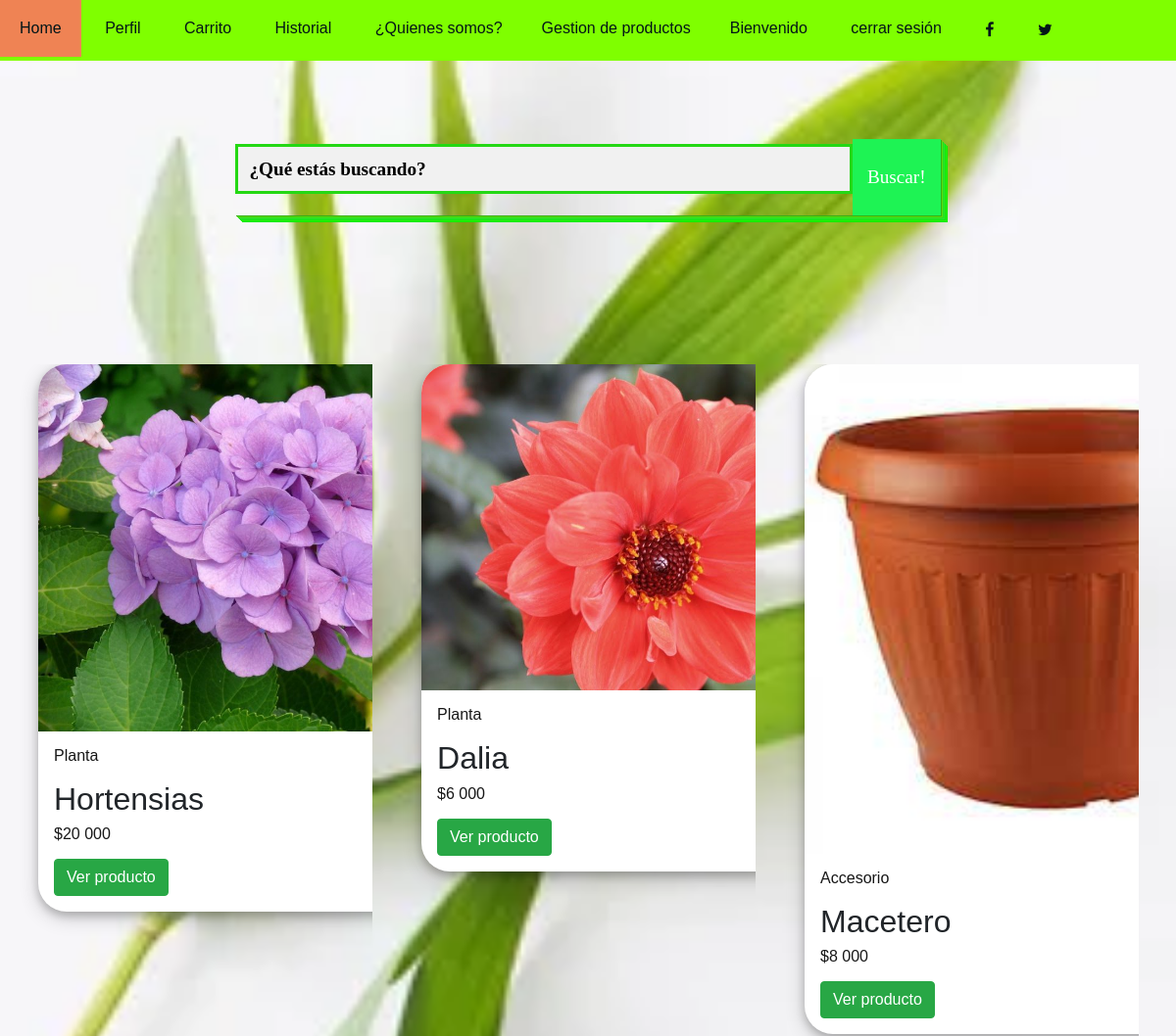
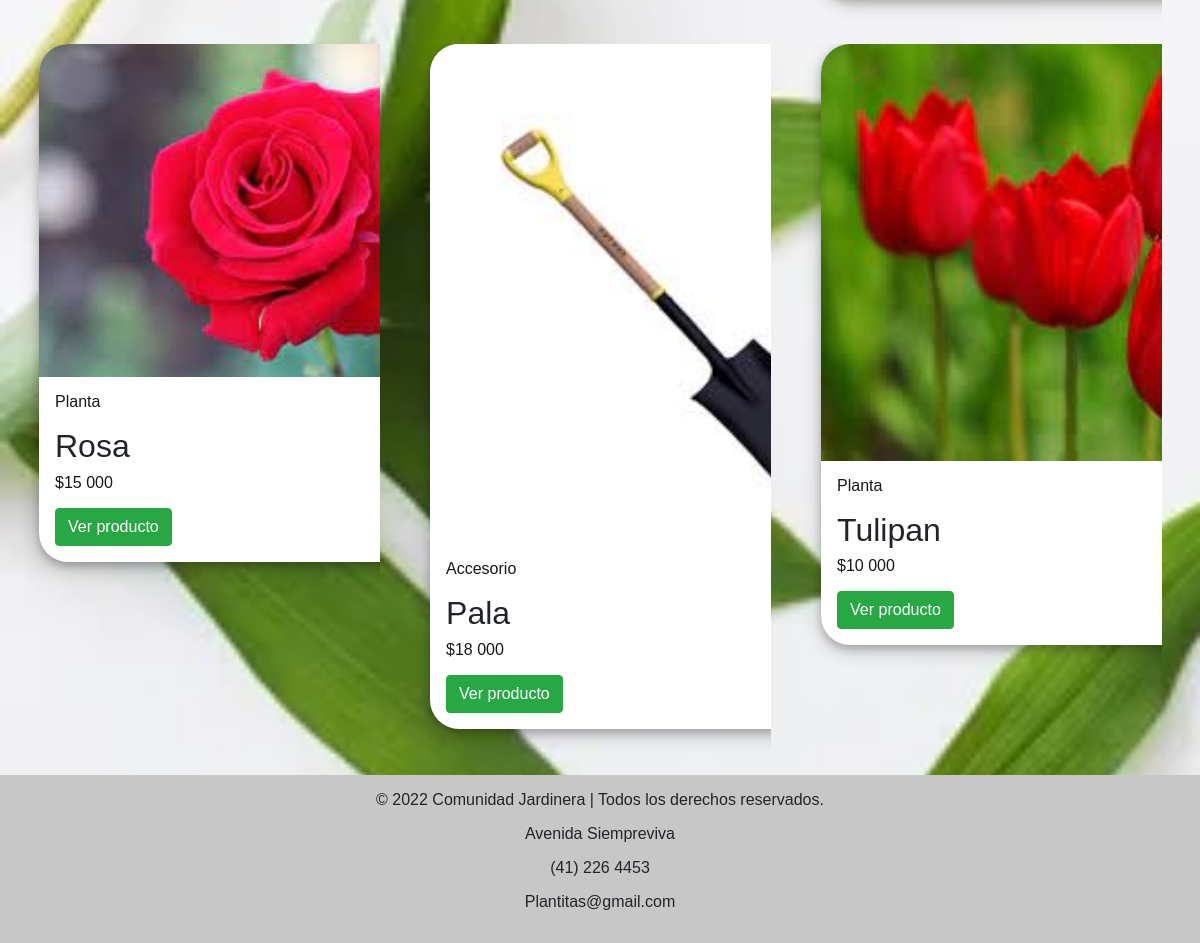
/productos/, run on the app's committed database (2 pictures, top to bottom).
### app/models.py (models this page shows, shortened)
class Producto(models.Model):
    nombre = models.CharField(max_length=51)
    descripcion = models.CharField(max_length=100)
    precio = models.IntegerField()
    categoria = models.ForeignKey(Categoria, on_delete=models.CASCADE)
    cantidad = models.IntegerField(null=True, blank=True)
    imagen = models.ImageField(upload_to="productos/", null=True)

class Categoria(models.Model):
    nombre = models.CharField(max_length=50)
    descripcion = models.CharField(max_length=100)
    def __str__(self):
        return self.nombre

### app/views.py (the view)
# urls.py: path('productos/',productos, name="productos" ),
def productos(request):
    productos = Producto.objects.all()
    data = {
        'productos': productos
    }
    return render(request,'app/productos.html',data)

### app/templates/app/productos.html (shortened to what this page needs)
<!DOCTYPE html>
<html lang="es">
<head>
  <link rel="stylesheet" href="https://cdn.jsdelivr.net/npm/bootstrap@4.6.1/dist/css/bootstrap.min.css">
  {%load static%}
  <link rel="stylesheet" href="{% static 'quienessomos_style.css'%}">
  <link rel="stylesheet" href="https://cdnjs.cloudflare.com/ajax/libs/font-awesome/4.7.0/css/font-awesome.min.css">
</head>
<body>
  <ul class="menu">
    <li><a href="{% url 'home'%}">Home </a> </li>
    <li><a href="{% url 'perfil'%}">Perfil </a> </li>
    <li><a href="{% url 'carrito'%}">Carrito </a> </li>
    <li><a href="{% url 'historial'%}">Historial</a> </li>
    <li><a href="{% url 'quienes'%}">¿Quienes somos? </a>
    <li><a href="{% url 'admproducto'%}">Gestion de productos</a>
      <li>
        <a href="#">Bienvenido {{user.username}}</a>
    </li>
    <li>
            <a href="{% url 'logout'%}">cerrar sesión</a>
        </li>
    <li><a href="#" class="fa fa-facebook"></a></li>
    <li><a href="#" class="fa fa-twitter"></a></li>
  </ul>
  <div class="field" id="searchform">
    <input type="text" id="searchterm" placeholder="¿Qué estás buscando?" />
    <button type="button" id="search">Buscar!</button>
  </div>
  <br>
  <br>
  <br>
  {% load humanize %}
  <div class="row">
{% for p in productos %}
    <div class="column">
      <div class="card">
        <img src="{{p.imagen.url}}"class="card-img-top"alt="..." />
        <div class="container">
          <p class="title">{{p.categoria}}</p>
          <h2>{{p.nombre}}</h2>
          <p class="title">${{p.precio | intcomma}}</p>
            <a href="{% url 'verProducto' p.id %}" class="btn btn-success">Ver producto</a>
        </div>
      </div>
    </div>
{% endfor %}
  </div>
  <footer class="bg-light text-center text-lg-start footer-style">
    <div class="text-center p-3" style="background-color: rgba(0, 0, 0, 0.2);">
      <p>© 2022 Comunidad Jardinera | Todos los derechos reservados.</p>
      <p> Avenida Siempreviva </p>
      <p> (41) 226 4453</p>
      <p> Plantitas@gmail.com</p>
    </div>
  </footer>
</body>
</html>

### app/static/quienessomos_style.css (style rules this page uses)
* { overflow-x: hidden; }
body { margin: 0; padding: 0; background: url(img/fondo2.jpg); background-size: cover; }
.menu { list-style:none; padding: 0; background:chartreuse; ; width:100%; max-width: 1900px; margin: auto; }
.menu li a { text-decoration: none; color: rgb(3, 21, 24); padding: 20px; display: block; }
.menu li { display: inline-block; text-align: center; }
body { font-family: 'Franklin Gothic Medium', 'Arial Narrow', Arial, sans-serif ; }
.row { display: flex; flex-wrap: wrap; padding: 0 4px; }
* { margin:0; padding:0; font:12pt Arial; }
.field { display:flex; position:realtive; margin:5em auto; width:60%; flex-direction:row; box-shadow: 1px 1px 0 rgb(50, 176, 21), 2px 2px 0 rgb(92, 220, 12), 3px 3px 0 rgb(32, 224, 36), 4px 4px 0 rgb(51, 224, 38), 5px 5px 0 rgb(12, 232, 19), 6px 6px 0 rgb(41, 239, 6), 7px 7px 0 rgb(16, 235, 4) ; }
.field>input[type=text], .field>button { display:block; font:1.2em 'Montserrat Alternates'; }
.field>input[type=text] { flex:1; padding:0.6em; border:0.2em solid rgb(36, 216, 20); }
.field>button { padding:0.6em 0.8em; background-color:rgb(30, 243, 84); color:white; border:none; }
.column { float: left; width: 32%; margin-bottom: 16px; padding: 0 50px; }
.card { box-shadow: 0 4px 8px 0 rgba(241, 155, 8, 0.2); }
.container { padding: 0 16px; }
.container::after, .row::after { content: ""; clear: both; display: table; }
.title { color: rgb(23, 23, 23); }
.card { border-radius: 5px; -webkit-box-shadow: 0 1px 20px 0 rgba(69,90,100,0.08); box-shadow: 0 1px 20px 0 rgba(69,90,100,0.08); border: none; margin-bottom: 30px; }
.card { background-color: #fff; box-shadow: 0 4px 8px 0 rgba(0, 0, 0, 0.2), 0 6px 20px 0 rgba(0, 0, 0, 0.19); width: 500px; border-radius: 29px }
* { margin: 0; padding: 0; box-sizing: border-box; font-family: 'Lucida Sans', 'Lucida Sans Regular', 'Lucida Grande', 'Lucida Sans Unicode', Geneva, Verdana, sans-serif }
::placeholder { color: black; font-weight: 600; }
* { box-sizing: border-box }
.container { padding: 16px; }
input[type=text], input[type=password] { width: 100%; padding: 15px; margin: 5px 0 22px 0; display: inline-block; border: none; background: #f1f1f1; }
a { color: dodgerblue; }

### data on the page
Producto: imagen (picture), categoria "Planta", nombre "Hortensias", precio "20 000"
Producto: imagen (picture), categoria "Planta", nombre "Dalia", precio "6 000"
Producto: imagen (picture), categoria "Accesorio", nombre "Macetero", precio "8 000"
Producto: imagen (picture), categoria "Planta", nombre "Rosa", precio "15 000"
Producto: imagen (picture), categoria "Accesorio", nombre "Pala", precio "18 000"
Producto: imagen (picture), categoria "Planta", nombre "Tulipan", precio "10 000"
